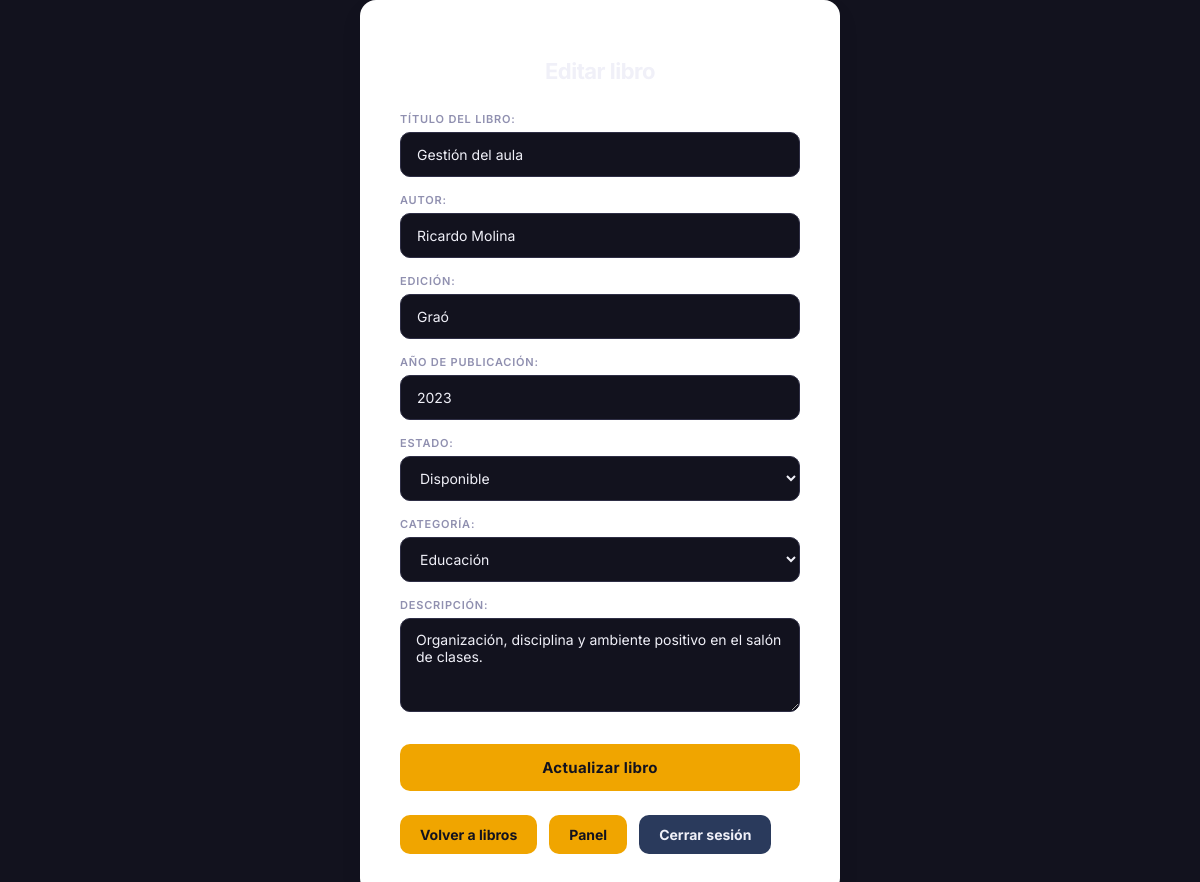
Screenshot of /admin/editar_libro.php?id=50 (signed in) with the database file from the repository.
### tables this page shows
CREATE TABLE `libros` (
  `id` int(11) NOT NULL,
  `titulo` varchar(150) NOT NULL,
  `autor` varchar(120) NOT NULL,
  `edicion` varchar(150) NOT NULL,
  `anio_publicacion` year(4) NOT NULL,
  `estado` enum('disponible','prestado') NOT NULL DEFAULT 'disponible',
  `categoria_id` int(11) NOT NULL,
  `descripcion` text DEFAULT NULL,
  `fecha_registro` timestamp NOT NULL DEFAULT current_timestamp()
);

CREATE TABLE `categorias` (
  `id` int(11) NOT NULL,
  `nombre` varchar(100) NOT NULL
);

### admin/editar_libro.php (the view, shortened to what this page needs)
<?php
require_once "../includes/conexion.php";
$id = $_GET["id"];
$sql_categorias = "SELECT * FROM categorias ORDER BY nombre ASC";
$stmt_categorias = $conexion->prepare($sql_categorias);
$stmt_categorias->execute();
$categorias = $stmt_categorias->fetchAll(PDO::FETCH_ASSOC);
$sql_libro = "SELECT * FROM libros WHERE id = :id LIMIT 1";
$stmt_libro = $conexion->prepare($sql_libro);
$stmt_libro->bindParam(":id", $id);
$stmt_libro->execute();
$libro = $stmt_libro->fetch(PDO::FETCH_ASSOC);
?>
<!DOCTYPE html>
<html lang="es">
<head>
    <link rel="stylesheet" href="../css/estilos.css">
</head>
<body>
    <div class="contenedor">
        <h2>Editar libro</h2>
        <form action="" method="POST" id="formLibro">
            <label for="titulo">Título del libro:</label>
            <input type="text" name="titulo" id="titulo" required value="<?php echo htmlspecialchars($libro['titulo']); ?>">
            <label for="autor">Autor:</label>
            <input type="text" name="autor" id="autor" required value="<?php echo htmlspecialchars($libro['autor']); ?>">
            <label for="edicion">Edición:</label>
            <input type="text" name="edicion" id="edicion" required value="<?php echo htmlspecialchars($libro['edicion']); ?>">
            <label for="anio_publicacion">Año de publicación:</label>
            <input type="number" name="anio_publicacion" id="anio_publicacion" min="1000" max="9999" required value="<?php echo $libro['anio_publicacion']; ?>">
            <label for="estado">Estado:</label>
            <select name="estado" id="estado" required>
                <option value="disponible" <?php echo ($libro['estado'] == 'disponible') ? 'selected' : ''; ?>>Disponible</option>
            </select>
            <label for="categoria_id">Categoría:</label>
            <select name="categoria_id" id="categoria_id" required>
                <?php foreach ($categorias as $categoria): ?>
                    <option value="<?php echo $categoria['id']; ?>"
                        <?php echo ($libro['categoria_id'] == $categoria['id']) ? 'selected' : ''; ?>>
                        <?php echo htmlspecialchars($categoria['nombre']); ?>
                    </option>
                <?php endforeach; ?>
            </select>
            <label for="descripcion">Descripción:</label>
            <textarea name="descripcion" id="descripcion" rows="4"><?php echo htmlspecialchars($libro['descripcion']); ?></textarea>
            <button type="submit">Actualizar libro</button>
        </form>
        <div class="acciones-inferiores">
            <a class="btn-secundario" href="libros.php">Volver a libros</a>
            <a class="btn-secundario" href="dashboard.php">Panel</a>
            <a class="btn-secundario salir" href="../logout.php">Cerrar sesión</a>
        </div>
    </div>
</body>
</html>

### css/estilos.css (style rules this page uses)
:root { --color-fondo: #12121e; --color-sidebar: #1a1a2e; --color-contenedor: #1e1e30; --color-tarjeta-fondo: #252538; --color-tarjeta-borde: #2e2e45; --color-amarillo: #f0a500; --color-amarillo-hover: #d4920a; --color-amarillo-suave: rgba(240, 165, 0, 0.15); --color-azul-panel: #2a3a5c; --color-azul-hover: #1e2d4a; --color-rojo-principal: #e74c3c; --color-rojo-hover: #c0392b; --color-azul-principal: #3b82f6; --color-azul-hover2: #2563eb; --color-gris-principal: #4a4a6a; --color-gris-hover: #3a3a55; --color-texto-principal: #f0f0f8; --color-texto-secundario: #9090b0; --color-texto-suave: #5a5a7a; --color-borde: #2e2e45; --color-input-fondo: #12121e; --color-sombra: rgba(0, 0, 0, 0.5); --color-titulo: #f0f0f8; --color-subtitulo: #9090b0; --color-exito-texto: #4ade80; --color-exito-fondo: #052e16; --color-exito-borde: #166534; --color-error-texto: #f87171; --color-error-fondo: #2d0a0a; --color-error-borde: #7f1d1d; --color-tabla-hover: #252538; --color-numero-grande: #f0a500; }
body { font-family: 'Inter', sans-serif; background-color: var(--color-fondo); margin: 0; padding: 0; display: flex; align-items: center; justify-content: center; min-height: 100vh; }
.contenedor { width: 100%; max-width: 400px; background-color: white; padding: 40px; border-radius: 16px; box-shadow: 0 10px 25px rgba(0, 0, 0, 0.05); }
h2 { text-align: center; margin-bottom: 28px; color: var(--color-texto-principal); font-weight: 700; letter-spacing: -0.5px; font-size: 22px; }
label { display: block; margin-top: 16px; font-size: 11px; font-weight: 600; letter-spacing: 0.8px; text-transform: uppercase; color: var(--color-texto-secundario); margin-bottom: 6px; }
input { width: 100%; padding: 13px 16px; border: 1.5px solid var(--color-borde); border-radius: 10px; box-sizing: border-box; font-size: 14px; transition: all 0.3s ease; background-color: var(--color-input-fondo); color: var(--color-texto-principal); font-family: 'Inter', sans-serif; }
input::placeholder { color: var(--color-texto-suave); }
button { width: 100%; margin-top: 28px; padding: 14px; background-color: var(--color-amarillo); color: #12121e; border: none; border-radius: 10px; cursor: pointer; font-size: 15px; font-weight: 700; font-family: 'Inter', sans-serif; transition: transform 0.2s, background-color 0.2s; letter-spacing: 0.3px; }
.acciones-inferiores { margin-top: 24px; display: flex; gap: 12px; flex-wrap: wrap; }
.btn-secundario { display: inline-block; padding: 11px 20px; background-color: var(--color-amarillo); color: #12121e; text-decoration: none; border-radius: 10px; font-size: 14px; font-weight: 700; transition: 0.2s; }
.btn-secundario.salir { background-color: var(--color-azul-panel); color: var(--color-texto-principal); }
select, textarea { width: 100%; padding: 12px 15px; border: 1.5px solid var(--color-borde); border-radius: 10px; box-sizing: border-box; font-size: 14px; transition: all 0.3s ease; background-color: var(--color-input-fondo); color: var(--color-texto-principal); font-family: 'Inter', sans-serif; }
textarea { resize: vertical; }

### rows the page displays
libros: titulo "Gestión del aula", autor "Ricardo Molina", edicion "Graó", anio_publicacion "2023", estado "Disponible", categoria_id "Educación", descripcion "Organización, disciplina y ambiente positivo en el salón de clases."
